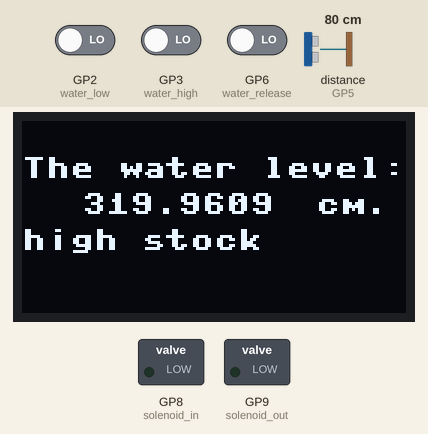
The program below on a simulated Raspberry Pi Pico running MicroPython. Parts: 128×64 one-colour display, switched loads named in the program (green lamp = pin HIGH). The inputs (shaded band) are chosen by the test bench; at power-on: GP3 (water_high) LOW, GP6 (water_release) LOW, distance to the obstacle (sensor on GP5) 80 cm, GP2 (water_low) LOW. The echo pulse lasts 58.3 µs per cm; threads take turns every 2 ms; pins used as bus, display or sensor lines are not drawn.

Above: at 1.3 s.
1.4 s: GP3 (water_high) driven HIGH
At 3.5 s:
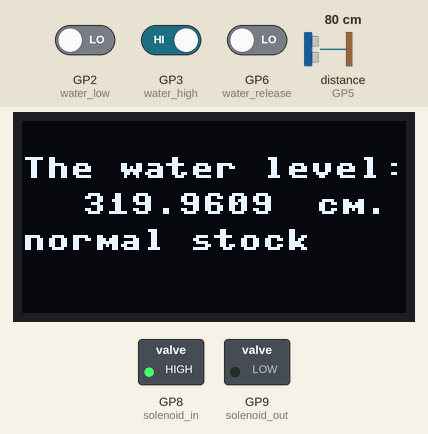
3.8 s: GP6 (water_release) driven HIGH
At 5.5 s:
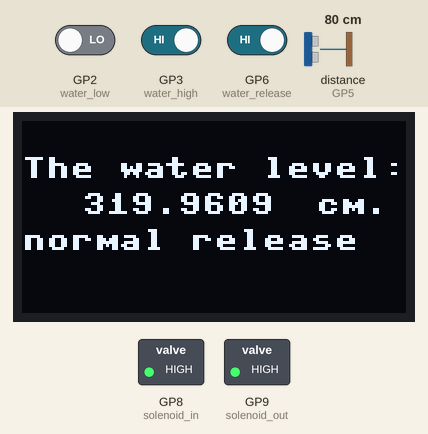
6.1 s: GP3 (water_high) driven LOW
At 7.4 s:
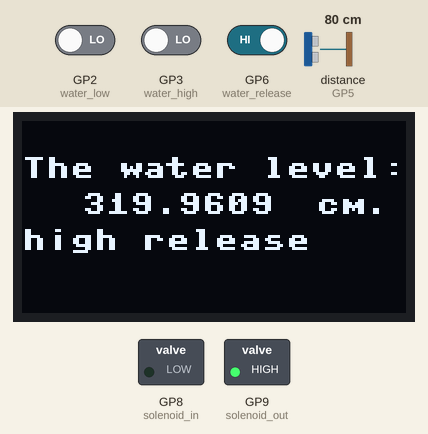
8.5 s: distance to the obstacle (sensor on GP5) set to 2 cm
At 9.7 s:
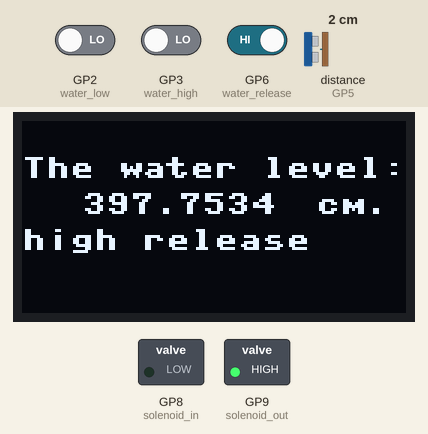
10.0 s: GP6 (water_release) driven LOW
At 10.5 s:
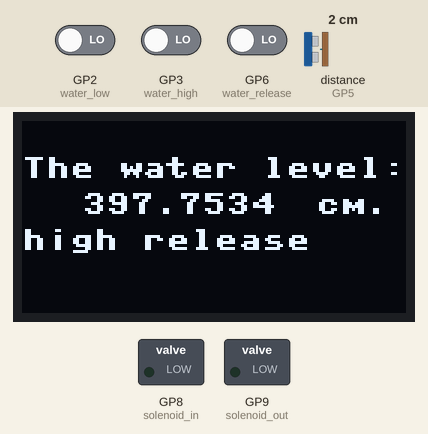
12.2 s: distance to the obstacle (sensor on GP5) set to 4 cm
At 14.2 s:
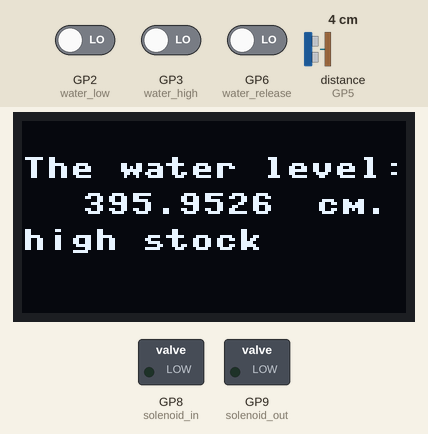
Timing chart, 0 to 15.4 s (numbered marks = the images above; inputs shaded):
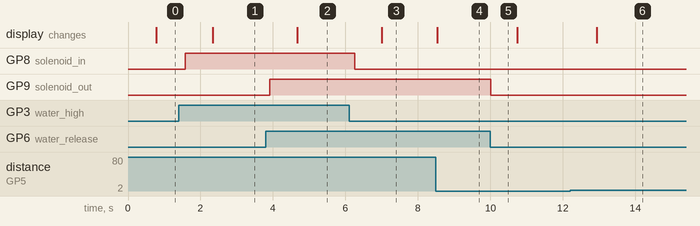

Measured:
- after the input at 1.4 s, GP8 (solenoid_in): LOW → HIGH after 0.18 s; the display: changes after 0.94 s (image 1)
- after the input at 3.8 s, GP9 (solenoid_out): LOW → HIGH after 0.12 s; the display: changes after 0.87 s (image 2)
- after the input at 6.1 s, GP8 (solenoid_in): HIGH → LOW after 0.15 s; the display: changes after 0.91 s (image 3)
- after the input at 8.5 s, the display: changes at once (image 4)
- after the input at 10.0 s, GP9 (solenoid_out): HIGH → LOW at once
- after the input at 12.2 s, the display: changes after 0.74 s (image 6)

The program:

Auto_Water_tank_with_interrupted_concept.py
```python
from machine import Pin, I2C, UART
from ssd1306 import SSD1306_I2C
import utime, _thread

trigger = Pin(4, Pin.OUT)
echo = Pin(5, Pin.IN)
solenoid_in = Pin(8,Pin.OUT)
solenoid_out = Pin(9,Pin.OUT)
water_low = Pin(2,Pin.IN)
water_high = Pin(3,Pin.IN)
i2c=I2C(0,sda=Pin(0), scl=Pin(1), freq=400000) # OLED
oled = SSD1306_I2C(128, 64, i2c) # OLED
i = 0
uart0 = UART(0, baudrate=115200, tx=Pin(16), rx=Pin(17), bits=8, parity=None, stop=1)
water_release = Pin(6,Pin.IN)

status = ""

def ultra():
    trigger.low()
    utime.sleep_us(10)
    trigger.high()
    utime.sleep_us(30)
    trigger.low()
    while echo.value() == 0:
        signaloff = utime.ticks_us()
    while echo.value() == 1:
        signalon = utime.ticks_us()
    timepassed = signalon - signaloff
    distance = (timepassed * 0.0343) / 2
    return distance

def height():
    lists = []
    for i in range (5):
        x = ultra()
        utime.sleep_us(10)
        lists.append(x)
    avg = sum(lists[:])/(len(lists))
    return avg
# for display on OLED need _thread
def report(h,status,delay):
    dis = h
    max_high = 400 # in cm
    oled.fill(0)
    oled.text("The water level:", 0 , 12)
    oled.text(str(max_high - dis), 20 , 24)
    oled.text(" cm.", 90 , 24)
    oled.text(status, 0 , 36)
    oled.show()
    utime.sleep(delay)

#def lowest(pin):
#    solenoid_in.on() # open input valve
#    solenoid_out.off() # close output valve
#    #_thread.start_new_thread(report,(h, 0.1), 1)
#    print("Lower valve close")
#    utime.sleep(0.5)

#def highest(pin):
#    solenoid_in.off() # close input valve
    #_thread.start_new_thread(report,(h, 0.1), 2)
#    print("upper valve close")
#    utime.sleep(0.5)

def case(x,y,z):
    # [water_high, water_low, water_release]
    if z == 1:
        if (x, y) == (0, 0):
            #solenoid_in.off() # close input solenoid valve
            #solenoid_out.on() # open output solenoid valve
            solenoid_in.value(0) # close input solenoid valve
            solenoid_out.value(1) # open output solenoid valve
            status = "high release"
            uart0.write("high release")
            utime.sleep(0.7)
        elif (x, y) == (1, 0):
            #solenoid_in.on()# open input solenoid valve
            #solenoid_out.on()# open output solenoid valve
            solenoid_in.value(1) # open input solenoid valve
            solenoid_out.value(1) # open output solenoid valve
            status = "normal release"
            uart0.write("normal release")
            utime.sleep(0.7)
        elif (x, y) == (1, 1):
            #solenoid_in.on()# open input solenoid valve
            #solenoid_out.off() # close output solenoid valve
            solenoid_in.value(1) # open input solenoid valve
            solenoid_out.value(0) # close output solenoid valve
            status = "low"
            uart0.write("low")
            utime.sleep(0.7)
    elif z == 0:
        if (x, y) == (0, 0):
            #solenoid_in.off() # close input solenoid valve
            #solenoid_out.off() # close output solenoid valve
            solenoid_in.value(0) # close input solenoid valve
            solenoid_out.value(0) # close output solenoid valve
            status = "high stock"
            uart0.write("high stock")
            utime.sleep(0.7)
        elif (x, y) == (1, 0):
            #solenoid_in.on()# open input solenoid valve
            #solenoid_out.off()# close output solenoid valve
            solenoid_in.value(1) # open input solenoid valve
            solenoid_out.value(0) # close output solenoid valve
            status = "normal stock"
            uart0.write("normal stock")
            utime.sleep(0.7)
        elif (x, y) == (1, 1):
            #solenoid_in.on()# open input solenoid valve
            #solenoid_out.off() # close output solenoid valve
            solenoid_in.value(1) # open input solenoid valve
            solenoid_out.value(0) # close output solenoid valve
            status = "low"
            uart0.write("low")
            utime.sleep(0.7)
    else:
        #solenoid_in.off()
        #solenoid_out.off()
        solenoid_in.value(0) # close input solenoid valve
        solenoid_out.value(0) # open output solenoid valve
        status = "error"
        uart0.write("error")
        utime.sleep(0.7)
    _thread.start_new_thread(report,(height(), status,0.1))

waterlevel = lambda a,b: b - a
#water_low.irq(trigger=Pin.IRQ_RISING, handler=lowest)
#water_high.irq(trigger=Pin.IRQ_FALLING, handler=highest)
while True:
    case(water_high.value(), water_low.value(), water_release())
    uart0.write("water level: "+ str(waterlevel(height(),400)) + " cm ")
```
